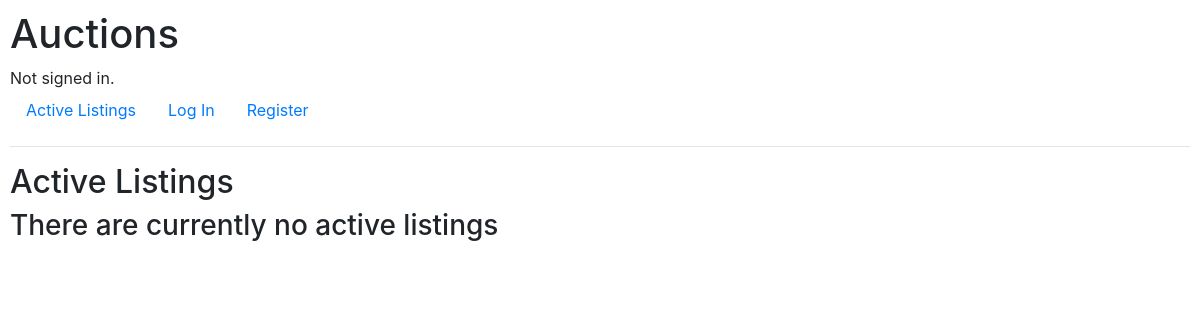
/, run on an earlier commit of the app's database.
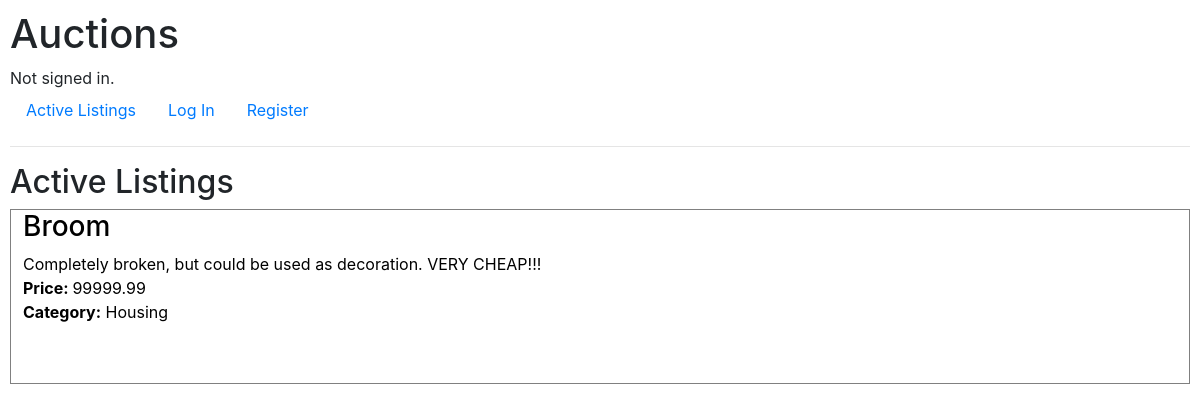
And on a later commit of the database.
### auctions/models.py (models this page shows)
class Listing(models.Model):
    user = models.ForeignKey(User, on_delete=CASCADE, related_name="owner")
    title = models.CharField(max_length=100)
    description = models.CharField(max_length=1000)
    price = MoneyField(verbose_name="Starting bid in $:", max_digits=14, decimal_places=2, default_currency="USD")
    image = models.ImageField(upload_to="uploads/", verbose_name="Product image", blank=True)
    category = models.CharField(max_length=100, blank=True)

### auctions/views.py (the view)
# urls.py: path("", views.index, name="index"),
def index(request):
    return render(request, "auctions/index.html", {
        "listings": Listing.objects.all()
    })

### auctions/templates/auctions/index.html (shortened to what this page needs)
{% extends "auctions/layout.html" %}
{% block body %}
    <h2>Active Listings </h2>
    <div class="listings-cont">
        {% for listing in listings%}
        <a href={% url "listing" listing.id %} class="listing-cont">
            <div class="text-cont">
                <div class="title-cont">
                    <h3>{{listing.title}}</h3>
                </div>
                <div class="description-cont">
                    {{listing.description}}
                </div>
                <div class="price-cont">
                    <strong> Price: </strong> {{listing.price}}
                </div>
                {%if listing.category != None %}
                    <div class="category-cont">
                        <strong>Category:</strong> {{listing.category}}
                    </div>
            </div>
            {%endif%}
        </a>
        {%empty%}
        <h3>There are currently no active listings</h3>
        {%endfor%}
    </div>
{% endblock %}

What changed in the data, as far as the page shows it:
added Listing: title "Broom", description "Completely broken, but could be used as decoration. VERY CHEAP!!!", price "99999.99", category "Housing"
Also different on the page:
text no longer shown: "There are currently no active listings"
